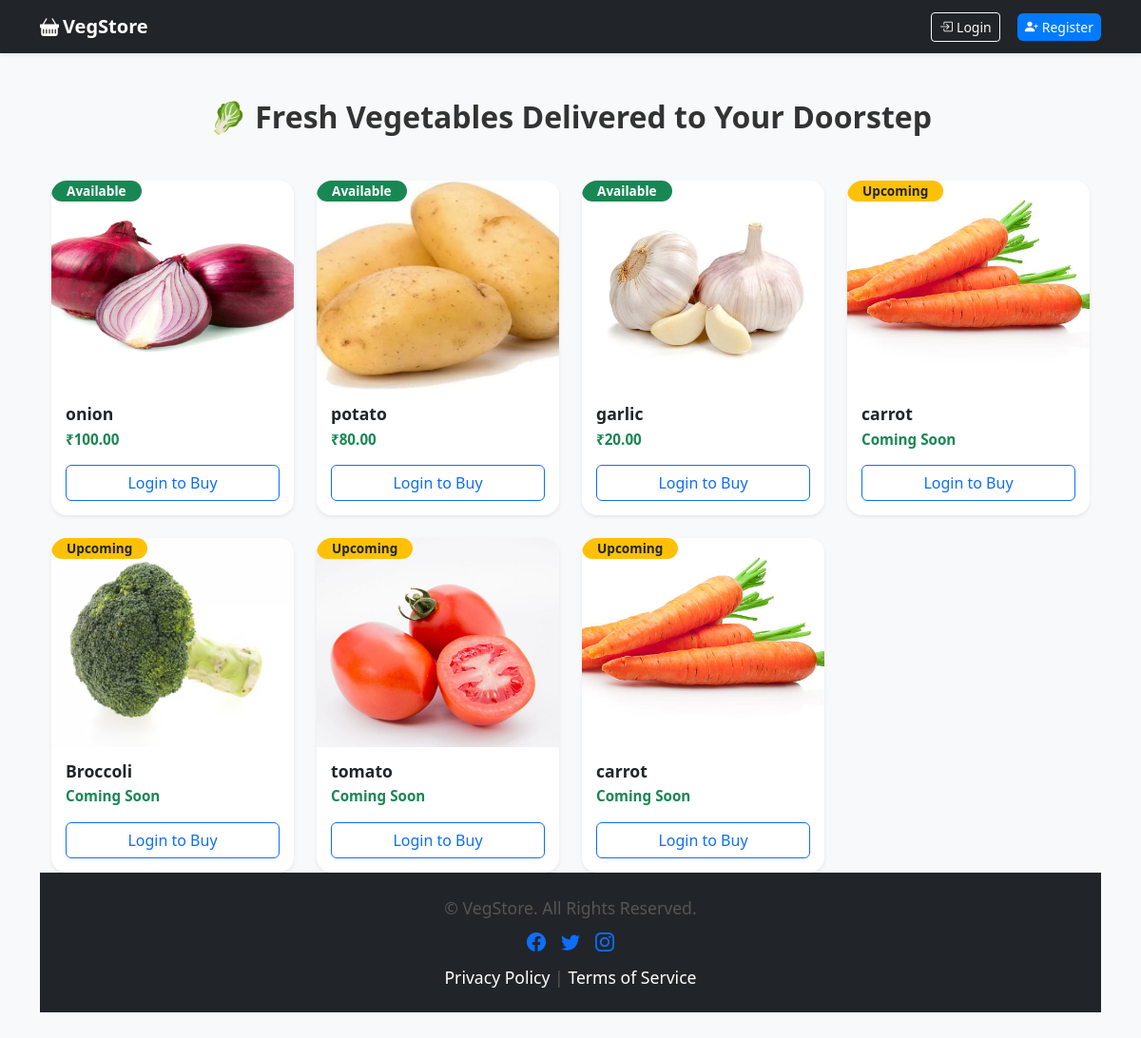
The page / on the database its author committed.
### app.py (models this page shows)
class Product(db.Model):
    id = db.Column(db.Integer, primary_key=True)
    name = db.Column(db.String(150), nullable=False)
    price = db.Column(db.Float, nullable=False)
    image = db.Column(db.String(150), nullable=False)
    status = db.Column(db.String(20), nullable=False, default='available')  # available / upcoming

### app.py (the view)
@app.route('/')
def index():
    products = Product.query.all()
    return render_template('index.html', products=products)

### templates/index.html (shortened to what this page needs)
{% extends 'base.html' %}
{% block content %}
<link rel="stylesheet" href="{{ url_for('static', filename='css/style.css') }}">
<div class="container mt-5">
  <h2 class="mb-5 fw-bold text-center">
    🥬 Fresh Vegetables Delivered to Your Doorstep
  </h2>
  <div class="row g-4">
    {% for product in products %}
    <div class="col-lg-3 col-md-4 col-sm-6">
      <div class="card h-100 shadow-sm border-0 rounded-4 overflow-hidden position-relative hover-scale">
        <img src="{{ url_for('static', filename='images/' ~ product.image) }}"
             class="card-img-top"
             alt="{{ product.name }}"
             style="height:220px; object-fit:cover; transition: transform 0.3s;">
        {% if product.status == 'available' %}
        <span class="badge position-absolute top-2 start-2 bg-success text-white px-3 py-1 rounded-pill">
          Available
        </span>
        {% else %}
        <span class="badge position-absolute top-2 start-2 bg-warning text-dark px-3 py-1 rounded-pill">
          Upcoming
        </span>
        {% endif %}
        <div class="card-body d-flex flex-column">
          <h5 class="fw-semibold mb-1">{{ product.name }}</h5>
          <p class="text-success fw-bold mb-3">
            {% if product.status == 'available' %}
              ₹{{ "%.2f"|format(product.price) }}
            {% else %}
              Coming Soon
            {% endif %}
          </p>
          {% if current_user.is_authenticated %}
            {% if product.status == 'available' %}
            <form action="{{ url_for('add_to_cart', id=product.id) }}" method="POST" class="mt-auto">
              <div class="quantity-control d-flex align-items-center justify-content-center mb-3">
                <button type="button" class="btn btn-outline-secondary btn-sm btn-minus">−</button>
                <input type="number"
                       class="form-control form-control-sm mx-2 quantity-input text-center"
                       value="1"
                       min="1"
                       style="width:60px;">
                <button type="button" class="btn btn-outline-secondary btn-sm btn-plus">+</button>
              </div>
              <input type="hidden" name="quantity" class="cart-quantity" value="1">
              <button type="submit" class="btn btn-primary w-100 add-to-cart btn-hover">
                🛒 Add to Cart
              </button>
            </form>
            {% else %}
            <button class="btn btn-secondary w-100 mt-auto" disabled>Coming Soon</button>
            {% endif %}
          {% else %}
            <a href="{{ url_for('login') }}" class="btn btn-outline-primary w-100 mt-auto">Login to Buy</a>
          {% endif %}
        </div>
      </div>
    </div>
    {% endfor %}
  </div>
</div>
<footer class="mt-auto text-center bg-dark text-white py-4">
  <div class="container">
    <p class="mb-2">&copy; {{ current_year }} VegStore. All Rights Reserved.</p>
    <div class="d-flex justify-content-center gap-3 mb-2">
      <a href="#"><i class="bi bi-facebook fs-5"></i></a>
      <a href="#"><i class="bi bi-twitter fs-5"></i></a>
      <a href="#"><i class="bi bi-instagram fs-5"></i></a>
    </div>
    <p class="mb-0">
      <a href="#" class="text-white text-decoration-none">Privacy Policy</a> |
      <a href="#" class="text-white text-decoration-none">Terms of Service</a>
    </p>
  </div>
</footer>
{% endblock %}

### static/css/style.css (style rules this page uses)
body { font-family: 'Segoe UI', Tahoma, Geneva, Verdana, sans-serif; background: #f9f9f9; color: #333; margin: 0; padding: 0; }
.card { border-radius: 12px; overflow: hidden; transition: transform 0.3s, box-shadow 0.3s; background: #fff; box-shadow: 0 2px 6px rgba(0,0,0,0.08); }
.card img { height: 180px; width: 100%; object-fit: cover; transition: transform 0.3s; }
.card-body { padding: 15px; }
.card-body h5 { font-size: 1.1rem; margin-bottom: 8px; }
.card-body p { font-size: 0.95rem; margin-bottom: 12px; }
.text-center p { font-size: 1.1rem; color: #555; }
.badge { font-size: 0.85rem; font-weight: 600; }

### rows shown on the page
Product: image+name (picture), status "Available", name "onion", price "100.00"
Product: image+name (picture), status "Available", name "potato", price "80.00"
Product: image+name (picture), status "Available", name "garlic", price "20.00"
Product: image+name (picture), status "Upcoming", name "carrot"
Product: image (picture), status "Upcoming", name "Broccoli"
Product: image+name (picture), status "Upcoming", name "tomato"
Product: image+name (picture), status "Upcoming", name "carrot"
